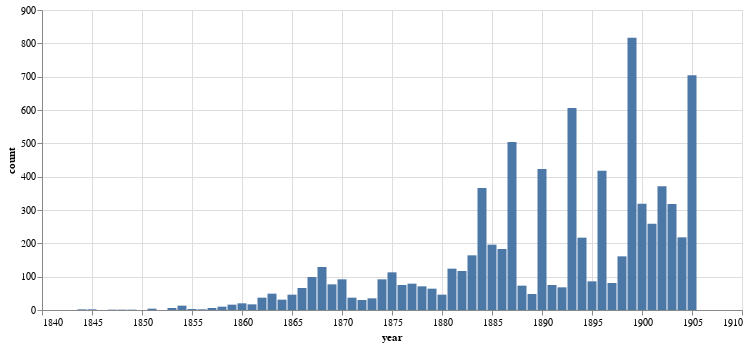

Source (notebook cell):
### Markdown cell above
Visualise the results.

### Code cell
alt.Chart(year_counts).mark_bar(size=9).encode(
    x=alt.X('year:Q', axis=alt.Axis(format='c')),
    y='count:Q',
    tooltip=['year', 'count']
).properties(width=700)

### Figure 1 — Vega-Lite specification as saved in the notebook (floating-point values rounded to 4 significant figures)
{"config": {"view": {"continuousWidth": 400, "continuousHeight": 300}}, "data": {"name": "data-36eb57f955f39a97be51368c765591c1"}, "mark": {"type": "bar", "size": 9}, "encoding": {"tooltip": [{"type": "nominal", "field": "year"}, {"type": "quantitative", "field": "count"}], "x": {"type": "quantitative", "axis": {"format": "c"}, "field": "year"}, "y": {"type": "quantitative", "field": "count"}}, "width": 700, "$schema": "https://vega.github.io/schema/vega-lite/v4.8.1.json", "datasets": {"data-36eb57f955f39a97be51368c765591c1": [{"year": "1899", "count": 817}, {"year": "1905", "count": 704}, {"year": "1893", "count": 606}, {"year": "1887", "count": 504}, {"year": "1890", "count": 423}, {"year": "1896", "count": 418}, {"year": "1902", "count": 371}, {"year": "1884", "count": 366}, {"year": "1900", "count": 319}, {"year": "1903", "count": 318}, {"year": "1901", "count": 259}, {"year": "1904", "count": 218}, {"year": "1894", "count": 217}, {"year": "1885", "count": 196}, {"year": "1886", "count": 183}, {"year": "1883", "count": 164}, {"year": "1898", "count": 161}, {"year": "1868", "count": 129}, {"year": "1881", "count": 124}, {"year": "1882", "count": 117}, {"year": "1875", "count": 113}, {"year": "1867", "count": 99}, {"year": "1870", "count": 92}, {"year": "1874", "count": 92}, {"year": "1895", "count": 86}, {"year": "1897", "count": 81}, {"year": "1877", "count": 79}, {"year": "1869", "count": 77}, {"year": "1891", "count": 75}, {"year": "1876", "count": 75}, {"year": "1888", "count": 73}, {"year": "1878", "count": 71}, {"year": "1892", "count": 68}, {"year": "1866", "count": 66}, {"year": "1879", "count": 64}, {"year": "1863", "count": 49}, {"year": "1889", "count": 48}, {"year": "1880", "count": 46}, {"year": "1865", "count": 46}, {"year": "1871", "count": 37}, {"year": "1862", "count": 37}, {"year": "1873", "count": 35}, {"year": "1864", "count": 31}, {"year": "1872", "count": 30}, {"year": "1860", "count": 20}, {"year": "1861", "count": 17}, {"year": "1859", "count": 16}, {"year": "1854", "count": 13}, {"year": "1858", "count": 10}, {"year": "1853", "count": 6}, {"year": "1857", "count": 6}, {"year": "1851", "count": 4}, {"year": "1855", "count": 3}, {"year": "1844", "count": 2}, {"year": "1856", "count": 2}, {"year": "1845", "count": 2}, {"year": "1847", "count": 1}, {"year": "1848", "count": 1}, {"year": "1849", "count": 1}]}}
